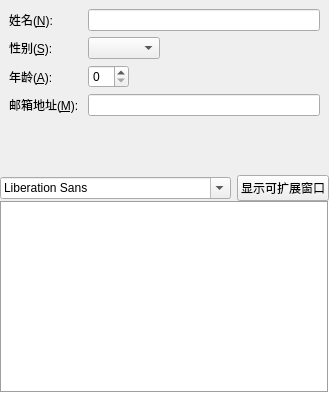
<?xml version="1.0" encoding="UTF-8"?>
<ui version="4.0">
 <class>MyWidget</class>
 <widget class="QWidget" name="MyWidget">
  <property name="geometry">
   <rect>
    <x>0</x>
    <y>0</y>
    <width>435</width>
    <height>329</height>
   </rect>
  </property>
  <property name="sizePolicy">
   <sizepolicy hsizetype="Preferred" vsizetype="Preferred">
    <horstretch>0</horstretch>
    <verstretch>0</verstretch>
   </sizepolicy>
  </property>
  <property name="minimumSize">
   <size>
    <width>200</width>
    <height>150</height>
   </size>
  </property>
  <property name="maximumSize">
   <size>
    <width>530</width>
    <height>350</height>
   </size>
  </property>
  <property name="windowTitle">
   <string>MyWidget</string>
  </property>
  <layout class="QVBoxLayout" name="verticalLayout">
   <property name="spacing">
    <number>0</number>
   </property>
   <property name="sizeConstraint">
    <enum>QLayout::SetFixedSize</enum>
   </property>
   <property name="leftMargin">
    <number>0</number>
   </property>
   <property name="topMargin">
    <number>0</number>
   </property>
   <property name="rightMargin">
    <number>0</number>
   </property>
   <property name="bottomMargin">
    <number>0</number>
   </property>
   <item>
    <layout class="QFormLayout" name="formLayout">
     <property name="fieldGrowthPolicy">
      <enum>QFormLayout::ExpandingFieldsGrow</enum>
     </property>
     <property name="horizontalSpacing">
      <number>9</number>
     </property>
     <property name="leftMargin">
      <number>9</number>
     </property>
     <property name="topMargin">
      <number>9</number>
     </property>
     <property name="rightMargin">
      <number>9</number>
     </property>
     <property name="bottomMargin">
      <number>9</number>
     </property>
     <item row="0" column="0">
      <widget class="QLabel" name="nLabel">
       <property name="text">
        <string>姓名(&amp;N):</string>
       </property>
       <property name="buddy">
        <cstring>nLineEdit</cstring>
       </property>
      </widget>
     </item>
     <item row="0" column="1">
      <widget class="QLineEdit" name="nLineEdit"/>
     </item>
     <item row="2" column="0">
      <widget class="QLabel" name="sLabel">
       <property name="text">
        <string>性别(&amp;S):</string>
       </property>
       <property name="buddy">
        <cstring>sComboBox</cstring>
       </property>
      </widget>
     </item>
     <item row="2" column="1">
      <widget class="QComboBox" name="sComboBox"/>
     </item>
     <item row="3" column="0">
      <widget class="QLabel" name="aLabel">
       <property name="text">
        <string>年龄(&amp;A):</string>
       </property>
       <property name="buddy">
        <cstring>aSpinBox</cstring>
       </property>
      </widget>
     </item>
     <item row="3" column="1">
      <widget class="QSpinBox" name="aSpinBox"/>
     </item>
     <item row="4" column="0">
      <widget class="QLabel" name="mLabel">
       <property name="text">
        <string>邮箱地址(&amp;M):</string>
       </property>
       <property name="buddy">
        <cstring>mLineEdit</cstring>
       </property>
      </widget>
     </item>
     <item row="4" column="1">
      <widget class="QLineEdit" name="mLineEdit"/>
     </item>
    </layout>
   </item>
   <item>
    <spacer name="verticalSpacer">
     <property name="orientation">
      <enum>Qt::Vertical</enum>
     </property>
     <property name="sizeType">
      <enum>QSizePolicy::Ignored</enum>
     </property>
     <property name="sizeHint" stdset="0">
      <size>
       <width>20</width>
       <height>50</height>
      </size>
     </property>
    </spacer>
   </item>
   <item>
    <layout class="QHBoxLayout" name="horizontalLayout" stretch="3,1">
     <item>
      <widget class="QFontComboBox" name="fontComboBox"/>
     </item>
     <item>
      <widget class="QPushButton" name="pushButton">
       <property name="text">
        <string>显示可扩展窗口</string>
       </property>
       <property name="checkable">
        <bool>true</bool>
       </property>
      </widget>
     </item>
    </layout>
   </item>
   <item>
    <widget class="QTextEdit" name="textEdit">
     <property name="frameShape">
      <enum>QFrame::Box</enum>
     </property>
     <property name="frameShadow">
      <enum>QFrame::Sunken</enum>
     </property>
    </widget>
   </item>
  </layout>
 </widget>
 <layoutdefault spacing="6" margin="11"/>
 <resources/>
 <connections/>
</ui>
